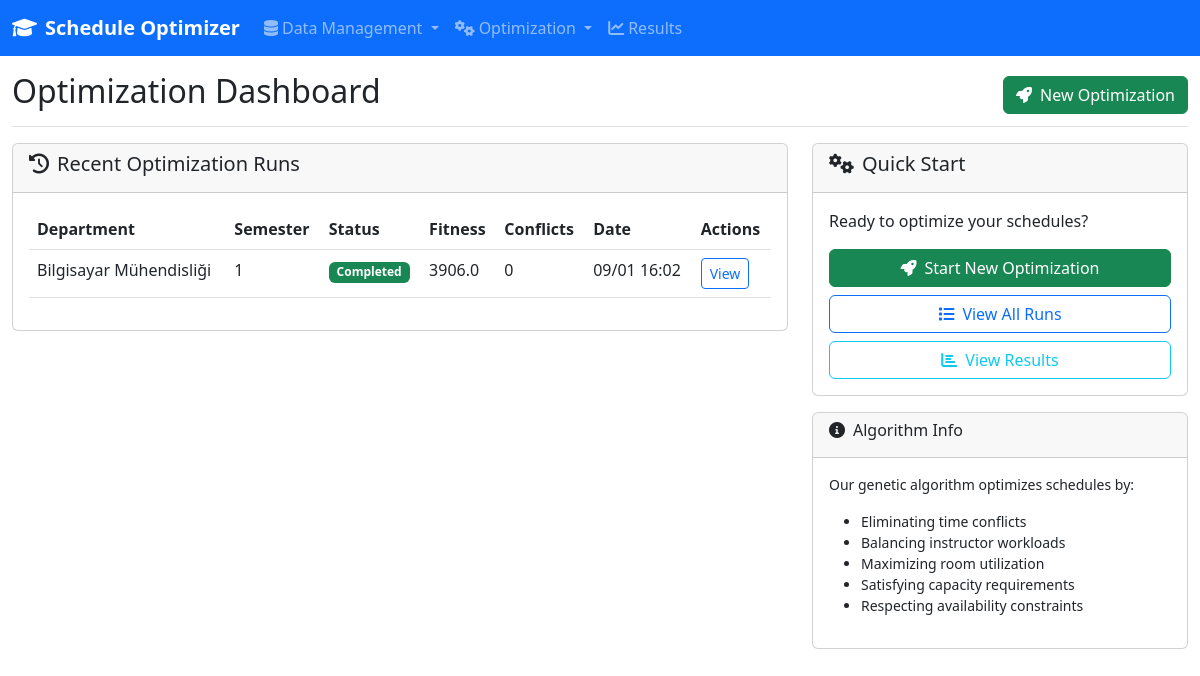
Before: /optimize/ with the older database file.
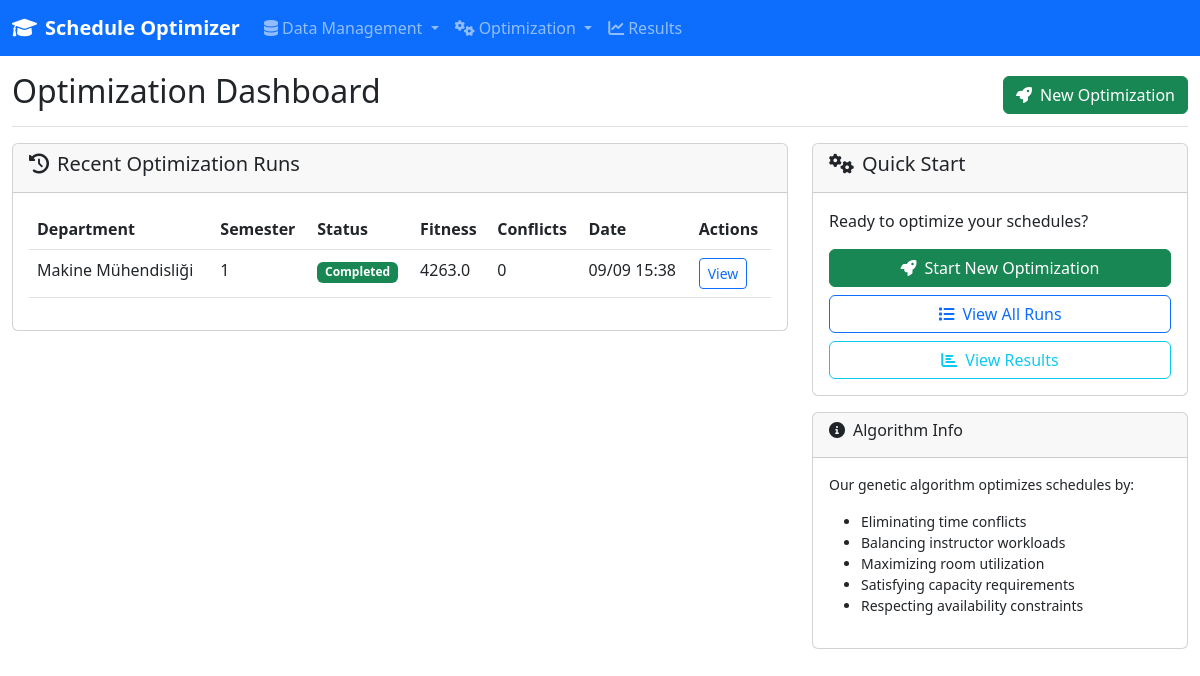
After: the same page with the newer database file.
### models/database.py (models this page shows, shortened)
class OptimizationRun(db.Model):
    __tablename__ = 'optimization_runs'
    id = db.Column(db.Integer, primary_key=True)
    session_id = db.Column(db.String(50), nullable=False, unique=True)
    department_id = db.Column(db.Integer, db.ForeignKey('departments.id'), nullable=False)
    semester = db.Column(db.Integer, nullable=False)  # 1=Güz, 2=Bahar
    academic_year = db.Column(db.String(9), nullable=False)  # 2023-2024
    parameters = db.Column(JSON, nullable=False)
    constraints = db.Column(JSON, nullable=True)  # Ek kısıtlamalar
    objectives = db.Column(JSON, nullable=True)  # Optimizasyon hedefleri
    status = db.Column(db.String(20), nullable=False, default='initialized')
    progress = db.Column(JSON, nullable=True)
    results = db.Column(JSON, nullable=True)
    fitness_score = db.Column(db.Float, nullable=True)
    conflicts_count = db.Column(db.Integer, nullable=True)
    room_utilization = db.Column(db.Float, nullable=True)
    instructor_balance = db.Column(db.Float, nullable=True)
    student_satisfaction = db.Column(db.Float, nullable=True)
    runtime_seconds = db.Column(db.Float, nullable=True)
    memory_usage_mb = db.Column(db.Float, nullable=True)
    created_by = db.Column(db.String(200), nullable=True)  # Kullanıcı bilgisi
    created_at = db.Column(db.DateTime, default=datetime.utcnow)
    completed_at = db.Column(db.DateTime, nullable=True)
    department = db.relationship('Department', backref='optimization_runs', lazy=True)
    schedules = db.relationship('Schedule', backref='optimization_run', lazy=True, cascade='all, delete-orphan')

class Department(db.Model):
    __tablename__ = 'departments'
    id = db.Column(db.Integer, primary_key=True)
    name = db.Column(db.String(200), nullable=False, unique=True)
    code = db.Column(db.String(10), nullable=False, unique=True)  # Bölüm kodu (CS, EE, etc.)
    num_grades = db.Column(db.Integer, nullable=False)
    head_of_department = db.Column(db.String(200), nullable=True)  # Bölüm başkanı
    building = db.Column(db.String(100), nullable=True)  # Ana bina
    floor = db.Column(db.Integer, nullable=True)  # Ana kat
    phone = db.Column(db.String(20), nullable=True)
    email = db.Column(db.String(200), nullable=True)
    is_active = db.Column(db.Boolean, default=True)
    created_at = db.Column(db.DateTime, default=datetime.utcnow)
    updated_at = db.Column(db.DateTime, default=datetime.utcnow, onupdate=datetime.utcnow)
    lessons = db.relationship('Lesson', backref='department_ref', lazy=True, cascade='all, delete-orphan')
    instructors = db.relationship('Instructor', backref='department_ref', lazy=True, cascade='all, delete-orphan')

### routes/optimization.py (the view)
@optimization_bp.route('/')
def index():
    departments = Department.query.filter_by(is_active=True).all()
    recent_runs = OptimizationRun.query.order_by(OptimizationRun.created_at.desc()).limit(10).all()
    return render_template('optimization/index.html', departments=departments, recent_runs=recent_runs)

### templates/optimization/index.html (shortened to what the changed rows need)
{% extends "base.html" %}
{% block content %}
<div class="col-12">
    <div class="d-flex justify-content-between flex-wrap flex-md-nowrap align-items-center pt-3 pb-2 mb-3 border-bottom">
        <h1 class="h2">Optimization Dashboard</h1>
    </div>
    <div class="row mb-4">
        <div class="col-md-8">
            <div class="card">
                <div class="card-body">
                    {% if recent_runs %}
                        <div class="table-responsive">
                            <table class="table table-hover">
                                <thead>
                                    <tr>
                                        <th>Department</th>
                                        <th>Semester</th>
                                        <th>Status</th>
                                        <th>Fitness</th>
                                        <th>Conflicts</th>
                                        <th>Date</th>
                                        <th>Actions</th>
                                    </tr>
                                </thead>
                                <tbody>
                                    {% for run in recent_runs %}
                                    <tr>
                                        <td>{{ run.department.name }}</td>
                                        <td>{{ run.semester }}</td>
                                        <td>
                                            {% if run.status == 'completed' %}
                                                <span class="badge bg-success">Completed</span>
                                            {% elif run.status == 'running' %}
                                                <span class="badge bg-primary">Running</span>
                                            {% elif run.status == 'error' %}
                                                <span class="badge bg-danger">Error</span>
                                            {% else %}
                                                <span class="badge bg-secondary">{{ run.status|title }}</span>
                                            {% endif %}
                                        </td>
                                        <td>{{ run.fitness_score|round if run.fitness_score else '-' }}</td>
                                        <td>{{ run.conflicts_count if run.conflicts_count is not none else '-' }}</td>
                                        <td>{{ run.created_at.strftime('%m/%d %H:%M') }}</td>
                                        <td>
                                            {% if run.status == 'completed' %}
                                                <a href="{{ url_for('results.view', run_id=run.id) }}"
                                                   class="btn btn-sm btn-outline-primary">View</a>
                                            {% elif run.status == 'running' %}
                                                <a href="{{ url_for('optimization.progress', session_id=run.session_id) }}"
                                                   class="btn btn-sm btn-outline-info">Progress</a>
                                            {% endif %}
                                        </td>
                                    </tr>
                                    {% endfor %}
                                </tbody>
                            </table>
                        </div>
                    {% else %}
                        <div class="text-center py-4">
                            <i class="fas fa-chart-line fa-3x text-muted mb-3"></i>
                            <h5 class="text-muted">No optimization runs yet</h5>
                            <p class="text-muted">Start your first optimization to see results here</p>
                        </div>
                    {% endif %}
                </div>
            </div>
        </div>
    </div>
</div>
{% endblock %}

Changed rows visible on the page:
changed OptimizationRun: department.name "Bilgisayar Mühendisliği" → "Makine Mühendisliği"; fitness_score "3906.0" → "4263.0"; created_at "09/01 16:02" → "09/09 15:38"
